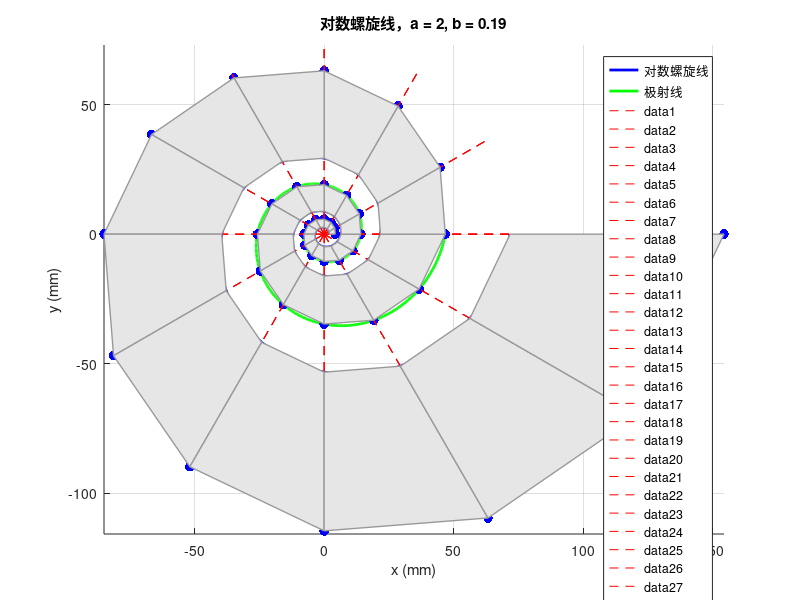

This chart was generated by the following MATLAB code:
%本程序为计算对数螺线的值而编写
% 绘制对数螺旋线，并添加间隔为 pi/6 的极射线
clear; clc;

% ===== 参数设置 =====
a = 2;                  % 初始半径（单位：mm）
b = 0.19;                % 螺旋参数，b = cot(螺角)
theta_max = 6 * pi;     % theta 范围
theta_step = pi/180;    % 绘图精度
delta_theta = pi/6;     % 极射线间隔
% ===== 锥角和放大系数 =====
Phi = 2*atan(b*(exp(b*2*pi)-1)/(sqrt(b^2+1)*(exp(b*2*pi)+1)));
beta = exp(b * delta_theta);
fprintf('锥角：%f', rad2deg(Phi));
fprintf('放大系数：%f', beta);
% ===== 生成螺旋数据 =====
theta = 0:theta_step:theta_max;
theta_c = 0:theta_step:theta_max-2*pi;
theta_r = 0:delta_theta:theta_max;
r = a * exp(b * theta);
r_c = 0.5 * a *(exp(b * 2 * pi) + 1) * exp(b * theta_c);
r_r = 0.5 * a *(exp(b * 2 * pi) + 1) * exp(b * theta_r);
% 极坐标转笛卡尔
x = r .* cos(theta);
y = r .* sin(theta);
x_c = r_c .* cos(theta_c);
y_c = r_c .* sin(theta_c);
x_r = r_r .* cos(theta_r);
y_r = r_r .* sin(theta_r);
% ===== 绘图设置 =====
figure;
hold on;
plot(x, y, 'b', 'LineWidth', 2);   % 对数螺旋线
plot(x_c, y_c, 'g', 'LineWidth', 2);   % 对数螺旋线中心线
scatter(x_r, y_r, 50, 'b', 'filled');  % 50个蓝色填充点，大小为50

title(['对数螺旋线，a = ', num2str(a), ', b = ', num2str(b)]);
xlabel('x (mm)');
ylabel('y (mm)');
axis equal;
grid on;

% ===== 添加极射线 =====
ray_thetas = 0:delta_theta:theta_max;
r_max = max(r);  % 射线长度设为螺旋线最大半径

for k = 1:length(ray_thetas)
    theta_k = ray_thetas(k);
    x_end = r_max * cos(theta_k);
    y_end = r_max * sin(theta_k);
    plot([0, x_end], [0, y_end], 'r--');  % 红色虚线
end

legend('对数螺旋线', '极射线');

% ===== 添加网格四边形 =====
for k = 1:length(theta_r)-1
    % 当前角度和下一个角度
    theta1 = theta_r(k);
    theta2 = theta_r(k+1);
    
    % 四个点：外螺旋上的 P1、P2，中心螺旋上的 P3、P4
    r1 = a * exp(b * theta1);
    r2 = a * exp(b * theta2);
    rc1 = 0.5 * a * (exp(b * 2*pi) + 1) * exp(b * theta1);
    rc2 = 0.5 * a * (exp(b * 2*pi) + 1) * exp(b * theta2);
    
    % 笛卡尔坐标
    x1 = r1 * cos(theta1);  y1 = r1 * sin(theta1);
    x2 = r2 * cos(theta2);  y2 = r2 * sin(theta2);
    x3 = rc2 * cos(theta2); y3 = rc2 * sin(theta2);
    x4 = rc1 * cos(theta1); y4 = rc1 * sin(theta1);
    % 大三角形三个点坐标
    A = [0, 0];
    B = [x4, y4];    %本角度的点
    C = [x3, y3];    %下一个角度的点
    
    % 边长
    AB = norm(B - A);
    BC = norm(C - B);
    CA = norm(A - C);
 
    % 角度（单位：度）
    angle_A = acosd(dot(B - A, C - A) / (norm(B - A) * norm(C - A)));
    angle_B = acosd(dot(A - B, C - B) / (norm(A - B) * norm(C - B)));
    angle_C = 180 - angle_A - angle_B;  % 或者直接用向量点乘法算
    
    % 输出
    fprintf('大三角边长:\nAB = %.3f\nBC = %.3f\nCA = %.3f\n', AB, BC, CA);
    fprintf('大三角内角 (度):\n∠A = %.2f°\n∠B = %.2f°\n∠C = %.2f°\n', ...
            angle_A, angle_B, angle_C);
     % 小三角形三个点坐标
    A = [0, 0];
    E = [x1, y1];    %本角度的点
    F = [x2, y2];    %下一个角度的点
    
    % 边长
    AE = norm(E - A);
    EF = norm(F - E);
    AF = norm(A - F);
 
    % 角度（单位：度）
    angle_A = acosd(dot(E - A, F - A) / (norm(E - A) * norm(F - A)));
    angle_E = acosd(dot(A - E, F - E) / (norm(A - E) * norm(F - E)));
    angle_F = 180 - angle_A - angle_E;  % 或者直接用向量点乘法算
    
    % 输出
    fprintf('小三角边长:\nAE = %.3f\nEF = %.3f\nAF = %.3f\n', AE, EF, AF);
    fprintf('小三角内角 (度):\n∠A = %.2f°\n∠E = %.2f°\n∠F = %.2f°\n', ...
            angle_A, angle_E, angle_F);
    % 画四边形
    fill([x1, x2, x3, x4], [y1, y2, y3, y4], [0.9 0.9 0.9], ...
     'EdgeColor', [0.6 0.6 0.6], 'LineWidth', 1, 'HandleVisibility','off');
    % === 只处理第一个单元的几何参数 ===

end

